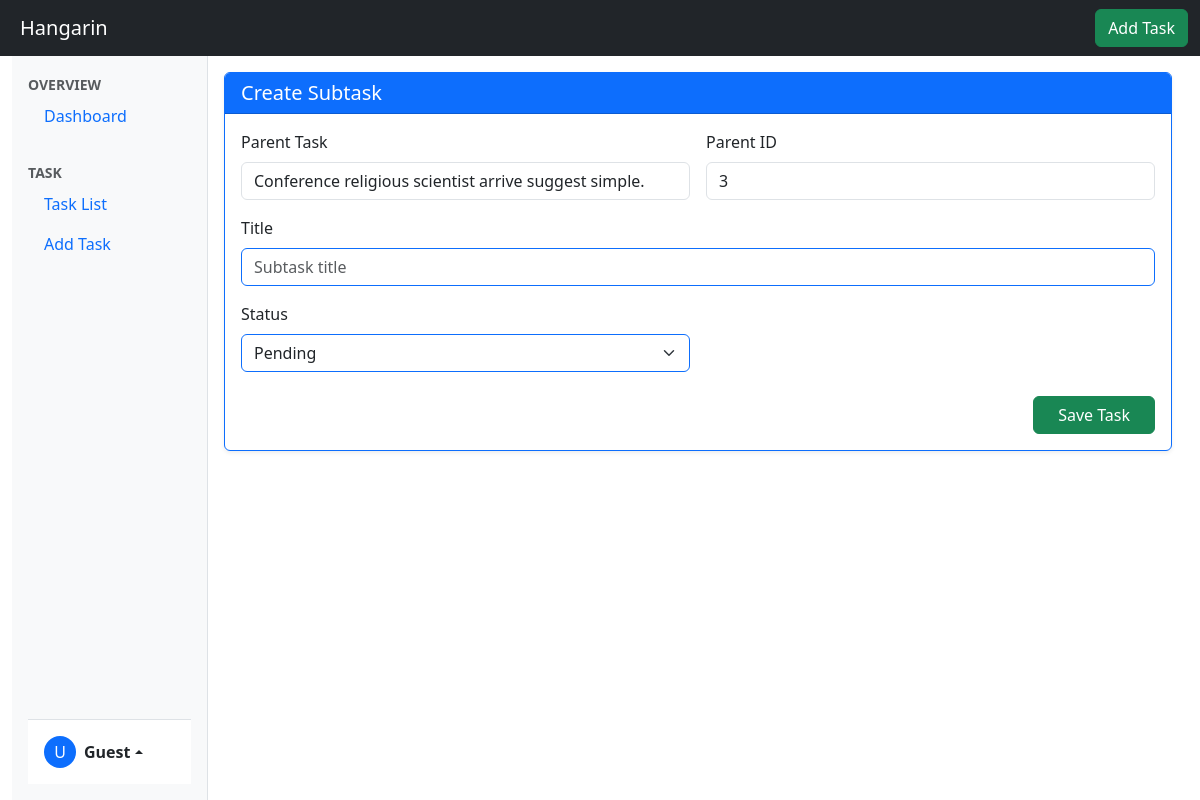
The page /taskDetails/3/subtaskCreate on the database its author committed.
### Hangarin/models.py (models this page shows, shortened)
class BaseModel(models.Model):
    created_at = models.DateTimeField(auto_now_add=True, db_index=True)
    updated_at = models.DateTimeField(auto_now=True)
    class Meta:
        abstract =True

class Task(BaseModel):
    title = models.CharField(max_length=200)
    description = models.CharField(max_length=500)
    deadline = models.DateTimeField(default=timezone.now)
    status = models.CharField(
        max_length=50,
        choices=[
        ("Pending", "Pending"),
        ("In Progress ", "In Progress"),
        ("Completed", "Completed"),
        ],
        default="Pending"
    )
    category = models.ForeignKey(Category, on_delete=models.CASCADE)
    priority = models.ForeignKey(Priority, on_delete=models.CASCADE)

### Hangarin/views.py (the view, shortened to what this page needs)
# urls.py: path('taskDetails/<int:pk>/subtaskCreate', SubTaskFormView.as_view(), name='subtaskCreate'),
class SubTaskFormView(CreateView):
    model = SubTask
    form_class = SubTaskForm
    template_name = 'subtaskForm.html'
    def get_context_data(self, **kwargs):
        context = super().get_context_data(**kwargs)
        context['parent_task'] = Task.objects.get(id=self.kwargs['pk'])
        return context

### Hangarin/forms.py
class SubTaskForm(ModelForm):
    class Meta:
        model = SubTask
        fields = "__all__"
        widgets = {
            'title': forms.TextInput(attrs={
                'class': 'form-control border border-primary',
                'placeholder': 'Subtask title'
            }),
            'status': forms.Select(attrs={
                'class': 'form-select border border-primary'
            })
        }

### Hangarin/templates/subtaskForm.html (shortened to what this page needs)
{% extends 'base.html' %}
{% load static %}
{% block content %}
<div class="container-fluid">
    <div class="row h-100">
        <div class="col-12 scroll-column p-3">
            <div class="card shadow-sm border-primary">
                <div class="card-header bg-primary text-white">
                    <h5 class="mb-0">{% if object %}Edit Subtask{% else %}Create Subtask{% endif %}</h5>
                </div>
                <div class="card-body">
                    <form method="POST">
                        <div class="row g-3">
                            <div class="col-6">
                                <div class="form-label">Parent Task</div>
                                <input type="text" class="form-control" value="{{ parent_task.title }}" readonly>
                            </div>
                            <div class="col-6">
                                <div class="form-label">Parent ID</div>
                                <input type="text" class="form-control" name="parent_task" value="{{ parent_task.pk }}" readonly>
                            </div>
                            <div class="col-12">
                                <label class="form-label">Title</label>
                                {{ form.title }}
                            </div>
                            <div class="col-md-6">
                                <label class="form-label">Status</label>
                                {{ form.status }}
                            </div>
                        </div>
                        <div class="mt-4 d-flex justify-content-end">
                            <button type="submit" class="btn btn-success px-4">
                                Save Task
                            </button>
                        </div>
                    </form>
                </div>
            </div>
        </div>
    </div>
</div>
{% endblock %}

### Hangarin/static/css/stylesheet.css (style rules this page uses)
.scroll-column { height: calc(100vh - 56px); overflow-y: auto; padding: 1rem; }
@media (min-width: 992px) { body { overflow-y: hidden; } }

### rows shown on the page
Task: title "Conference religious scientist arrive suggest simple.", parent_task "3"

### other values the page prints
{{ user.username|slice:":1"|upper|default:"U" }} "U"
{{ user.username|default:"Guest" }} "Guest"
